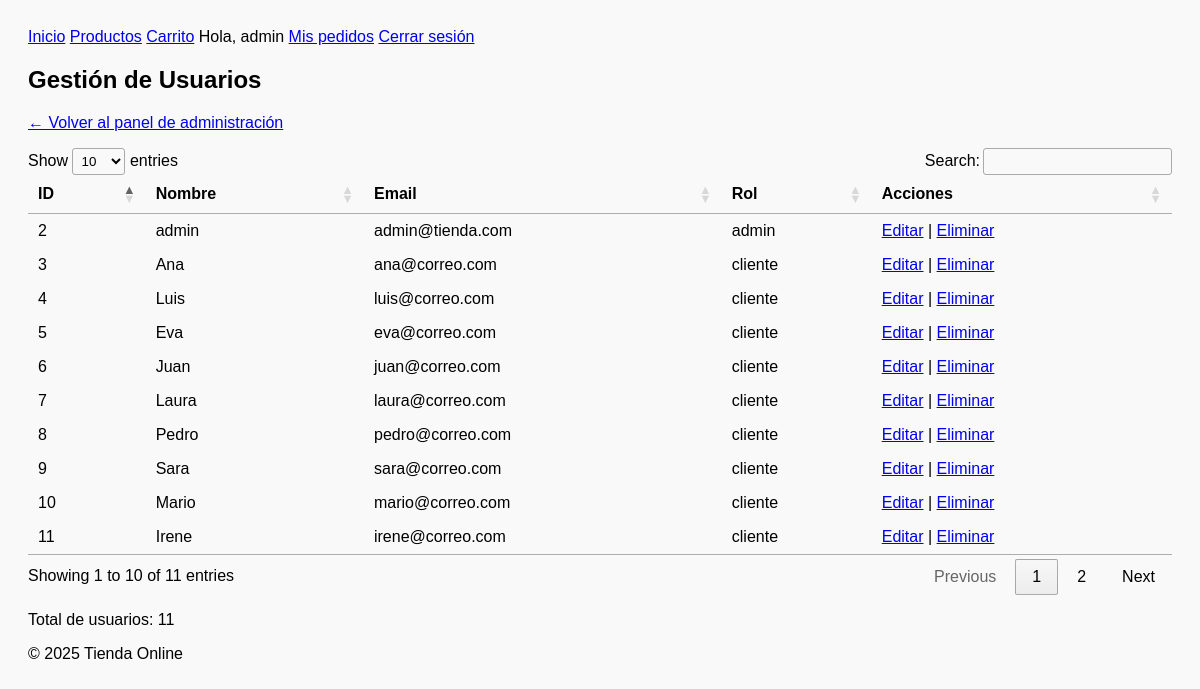
/public/admin/usuarios (signed in), run on the app's committed database.
### tables this page shows
CREATE TABLE IF NOT EXISTS `usuarios` (
  `id` int NOT NULL AUTO_INCREMENT,
  `nombre` varchar(100) NOT NULL,
  `email` varchar(100) NOT NULL,
  `password` varchar(255) NOT NULL,
  `direccion` text,
  `rol` enum('cliente','admin') DEFAULT 'cliente',
  `creado_en` timestamp NULL DEFAULT CURRENT_TIMESTAMP,
  PRIMARY KEY (`id`),
  UNIQUE KEY `email` (`email`)
);

### app/Controllers/AdminController.php (called while the page is built, shortened)
<?php
class AdminController
{
    public function gestionarUsuarios()
    {
        $usuarios = (new Usuario)->listarTodos();
        require __DIR__ . '/../Views/admin/usuarios.php';
        require __DIR__ . '/../Templates/layout.php';
    }
}

### public/index.php (called while the page is built, shortened)
<?php
$router = new Router();
$router->add('/', 'HomeController@index');
$router->add('/registro', 'AuthController@registro');
$router->add('/login', 'AuthController@login');
$router->add('/logout', 'AuthController@logout');
$router->add('/productos', 'ProductoController@listado');
$router->add('/carrito', 'CarritoController@mostrar');
$router->add('/carrito/agregar', 'CarritoController@agregar');
$router->add('/carrito/eliminar', 'CarritoController@eliminar');
$router->add('/carrito/vaciar', 'CarritoController@vaciar');
$router->add('/pedidos/confirmacion', 'PedidoController@confirmacion');
$router->add('/pedidos/procesar', 'PedidoController@procesar');
$router->add('/pedidos/historial', 'PedidoController@historial');
$router->add('/admin', 'AdminController@panel');
$router->add('/admin/productos', 'AdminController@gestionarProductos');
$router->add('/admin/productos/crear', 'AdminController@crearProducto');
$router->add('/admin/productos/editar', 'AdminController@editarProducto');
$router->add('/admin/productos/eliminar', 'AdminController@eliminarProducto');
$router->add('/admin/usuarios', 'AdminController@gestionarUsuarios');
$router->add('/admin/usuarios/editar', 'AdminController@editarUsuario');
$router->add('/admin/usuarios/eliminar', 'AdminController@eliminarUsuario');
$router->add('/admin/compras', 'AdminController@verPedidos');
$router->dispatch($_SERVER['REQUEST_URI']);

### app/Core/Database.php (called while the page is built, shortened)
<?php
class Database
{
    private static $instance = null;
    private $connection;
    private $host = 'localhost';
    private $dbname = 'tiendaonline';
    private $username = 'root';
    private $password = '';
    private function __construct()
    {
        try {
            $this->connection = new PDO(
                "mysql:host={$this->host};dbname={$this->dbname};charset=utf8",
                $this->username,
                $this->password
            );
            $this->connection->setAttribute(PDO::ATTR_ERRMODE, PDO::ERRMODE_EXCEPTION);
        } catch (PDOException $e) {
            die("Error de conexión a la base de datos: " . $e->getMessage());
        }
    }
    public static function getInstance(): Database
    {
        if (self::$instance === null) {
            self::$instance = new Database();
        }
        return self::$instance;
    }
    public function getConnection(): PDO
    {
        return $this->connection;
    }
}

### app/Models/EmptyModel.php (called while the page is built, shortened)
<?php
abstract class EmptyModel
{
    protected PDO $db;
    public function __construct()
    {
        $this->db = Database::getInstance()->getConnection();
    }
    public function findAll(string $tabla): array
    {
        $stmt = $this->db->query("SELECT * FROM $tabla");
        return $stmt->fetchAll(PDO::FETCH_ASSOC);
    }
}

### app/Models/Usuario.php (called while the page is built, shortened)
<?php
class Usuario extends EmptyModel
{
    protected string $tabla = 'usuarios';
    public function listarTodos(): array
    {
        return $this->findAll($this->tabla);
    }
}

### app/Core/Seguridad.php (called while the page is built, shortened)
<?php
class Seguridad
{
    public static function estaAutenticado(): bool
    {
        return isset($_SESSION['usuario']);
    }
    public static function usuarioActual(): ?array
    {
        return $_SESSION['usuario'] ?? null;
    }
}

### app/Views/admin/usuarios.php (the view, shortened to what this page needs)
<h2>Gestión de Usuarios</h2>
<p><a href="/tienda-online/public/admin">← Volver al panel de administración</a></p>
<table id="tablaUsuarios">
    <thead>
        <tr>
            <th>ID</th>
            <th>Nombre</th>
            <th>Email</th>
            <th>Rol</th>
            <th>Acciones</th>
        </tr>
    </thead>
    <tbody>
        <?php foreach ($usuarios as $u): ?>
            <tr>
                <td><?= $u['id'] ?></td>
                <td><?= htmlspecialchars($u['nombre']) ?></td>
                <td><?= htmlspecialchars($u['email']) ?></td>
                <td><?= $u['rol'] ?></td>
                <td>
                    <a href="/tienda-online/public/admin/usuarios/editar?id=<?= $u['id'] ?>">Editar</a> |
                    <a href="/tienda-online/public/admin/usuarios/eliminar?id=<?= $u['id'] ?>" onclick="return confirm('¿Eliminar usuario?');">Eliminar</a>
                </td>
            </tr>
        <?php endforeach; ?>
    </tbody>
</table>
<p>Total de usuarios: <?= count($usuarios) ?></p>

### app/Templates/partials/header.php (shortened to what this page needs)
<header>
    <nav>
        <a href="/tienda-online/public/">Inicio</a>
        <a href="/tienda-online/public/productos">Productos</a>
        <a href="/tienda-online/public/carrito">Carrito</a>
        <?php if (Seguridad::estaAutenticado()): ?>
            <span>Hola, <?= Seguridad::usuarioActual()['nombre'] ?></span>
            <a href="/tienda-online/public/pedidos/historial">Mis pedidos</a>
            <a href="/tienda-online/public/logout">Cerrar sesión</a>
        <?php else: ?>
            <a href="/tienda-online/public/login">Iniciar sesión</a>
            <a href="/tienda-online/public/registro">Registrarse</a>
        <?php endif; ?>
    </nav>
</header>

### public/assets/css/estilos.css (style rules this page uses)
body { font-family: Arial, sans-serif; background-color: #f9f9f9; padding: 20px; }

### data on the page
usuarios: nombre "admin", id "2", email "admin@tienda.com", rol "admin"
usuarios: id "3", nombre "Ana", email "ana@correo.com", rol "cliente"
usuarios: id "4", nombre "Luis", email "luis@correo.com", rol "cliente"
usuarios: id "5", nombre "Eva", email "eva@correo.com", rol "cliente"
usuarios: id "6", nombre "Juan", email "juan@correo.com", rol "cliente"
usuarios: id "7", nombre "Laura", email "laura@correo.com", rol "cliente"
usuarios: id "8", nombre "Pedro", email "pedro@correo.com", rol "cliente"
usuarios: id "9", nombre "Sara", email "sara@correo.com", rol "cliente"
usuarios: id "10", nombre "Mario", email "mario@correo.com", rol "cliente"
usuarios: id "11", nombre "Irene", email "irene@correo.com", rol "cliente"

### other printed values
count($usuarios) "11"
